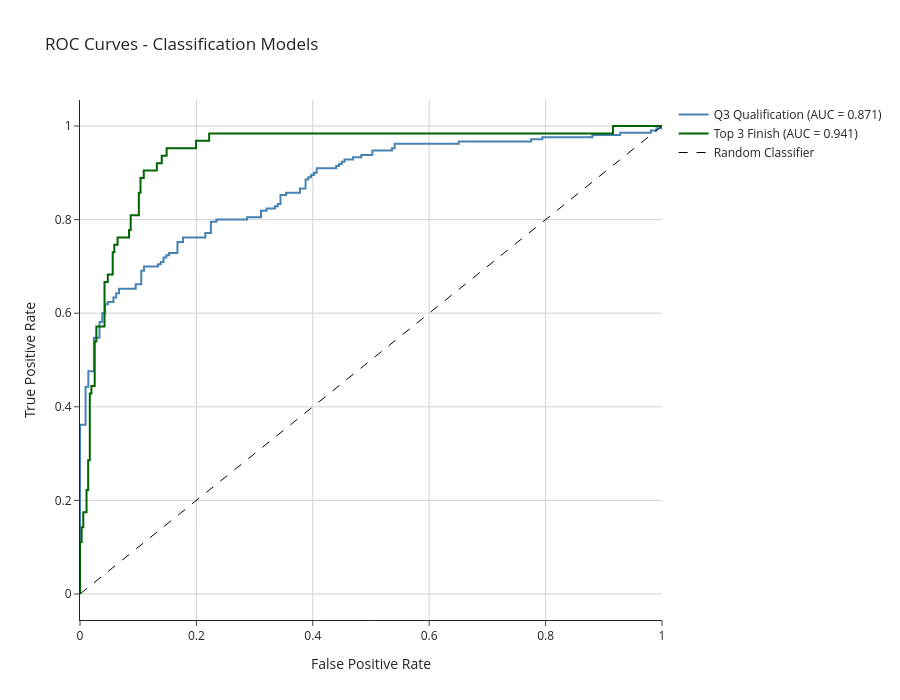

Source (notebook cell):
### Markdown cell above
### 7.4 ROC Curves

### Code cell
import plotly.graph_objs as go

# Compute ROC curves
fpr_q3, tpr_q3, _ = roc_curve(y_test_q3, results_q3['probabilities'])
fpr_top3, tpr_top3, _ = roc_curve(y_test_top3, results_top3['probabilities'])

auc_q3 = results_q3['metrics']['auc']
auc_top3 = results_top3['metrics']['auc']

# Create figure
fig = go.Figure()

# -----------------------------
# Q3 ROC
# -----------------------------
fig.add_trace(
    go.Scatter(
        x=fpr_q3,
        y=tpr_q3,
        mode='lines',
        line=dict(width=2, color='steelblue'),
        name=f"Q3 Qualification (AUC = {auc_q3:.3f})"
    )
)

# -----------------------------
# Top 3 ROC
# -----------------------------
fig.add_trace(
    go.Scatter(
        x=fpr_top3,
        y=tpr_top3,
        mode='lines',
        line=dict(width=2, color='darkgreen'),
        name=f"Top 3 Finish (AUC = {auc_top3:.3f})"
    )
)

# -----------------------------
# Random baseline
# -----------------------------
fig.add_trace(
    go.Scatter(
        x=[0, 1],
        y=[0, 1],
        mode='lines',
        line=dict(width=1, dash='dash', color='black'),
        name="Random Classifier"
    )
)

# -----------------------------
# Layout
# -----------------------------
fig.update_layout(
    title="ROC Curves - Classification Models",
    xaxis_title="False Positive Rate",
    yaxis_title="True Positive Rate",
    width=900,
    height=700,
    template="simple_white",
)

# Add grid (Plotly hides by default)
fig.update_xaxes(showgrid=True, gridcolor='lightgrey')
fig.update_yaxes(showgrid=True, gridcolor='lightgrey')

fig.show()

### Figure 1 — Plotly figure (JSON) as saved in the notebook; plotly's stock layout.template omitted (floating-point values rounded to 4 significant figures)
{"data": [{"line": {"color": "steelblue", "width": 2}, "mode": "lines", "name": "Q3 Qualification (AUC = 0.871)", "type": "scatter", "x": [0.0, 0.0, 0.0, 0.009569, 0.009569, 0.01435, 0.01435, 0.02392, 0.02392, 0.03349, 0.03349, 0.03828, 0.03828, 0.04306, 0.04306, 0.04785, 0.04785, 0.05742, 0.05742, 0.0622, 0.0622, 0.06699, 0.06699, 0.09569, 0.09569, 0.1053, 0.1053, 0.11, 0.11, 0.134, 0.134, 0.1388, 0.1388, 0.1435, 0.1435, 0.1483, 0.1483, 0.1531, 0.1531, 0.1675, 0.1675, 0.177, 0.177, 0.2153, 0.2153, 0.2249, 0.2249, 0.2344, 0.2344, 0.2871, 0.2871, 0.311, 0.311, 0.3206, 0.3206, 0.3349, 0.3349, 0.3397, 0.3397, 0.3445, 0.3445, 0.3541, 0.3541, 0.378, 0.378, 0.3876, 0.3876, 0.3923, 0.3923, 0.3971, 0.3971, 0.4019, 0.4019, 0.4067, 0.4067, 0.4402, 0.4402, 0.445, 0.445, 0.4498, 0.4498, 0.4545, 0.4545, 0.4689, 0.4689, 0.4833, 0.4833, 0.5024, 0.5024, 0.5359, 0.5359, 0.5407, 0.5407, 0.6507, 0.6507, 0.7751, 0.7751, 0.7943, 0.7943, 0.8804, 0.8804, 0.9282, 0.9282, 0.9809, 0.9809, 0.9904, 0.9904, 1.0, 1.0], "y": [0.0, 0.004762, 0.3619, 0.3619, 0.4429, 0.4429, 0.4762, 0.4762, 0.5476, 0.5476, 0.581, 0.581, 0.6, 0.6, 0.619, 0.619, 0.6238, 0.6238, 0.6333, 0.6333, 0.6429, 0.6429, 0.6524, 0.6524, 0.6619, 0.6619, 0.6905, 0.6905, 0.7, 0.7, 0.7048, 0.7048, 0.7095, 0.7095, 0.719, 0.719, 0.7238, 0.7238, 0.7286, 0.7286, 0.7524, 0.7524, 0.7619, 0.7619, 0.7714, 0.7714, 0.7952, 0.7952, 0.8, 0.8, 0.8048, 0.8048, 0.819, 0.819, 0.8238, 0.8238, 0.8286, 0.8286, 0.8333, 0.8333, 0.8524, 0.8524, 0.8571, 0.8571, 0.8667, 0.8667, 0.8857, 0.8857, 0.8905, 0.8905, 0.8952, 0.8952, 0.9, 0.9, 0.9095, 0.9095, 0.9143, 0.9143, 0.919, 0.919, 0.9238, 0.9238, 0.9286, 0.9286, 0.9333, 0.9333, 0.9381, 0.9381, 0.9476, 0.9476, 0.9524, 0.9524, 0.9619, 0.9619, 0.9667, 0.9667, 0.9714, 0.9714, 0.9762, 0.9762, 0.981, 0.981, 0.9857, 0.9857, 0.9905, 0.9905, 0.9952, 0.9952, 1.0]}, {"line": {"color": "darkgreen", "width": 2}, "mode": "lines", "name": "Top 3 Finish (AUC = 0.941)", "type": "scatter", "x": [0.0, 0.0, 0.0, 0.002809, 0.002809, 0.005618, 0.005618, 0.01124, 0.01124, 0.01404, 0.01404, 0.01685, 0.01685, 0.01966, 0.01966, 0.02528, 0.02528, 0.02809, 0.02809, 0.04213, 0.04213, 0.04775, 0.04775, 0.05618, 0.05618, 0.05899, 0.05899, 0.06461, 0.06461, 0.08427, 0.08427, 0.08708, 0.08708, 0.1011, 0.1011, 0.1039, 0.1039, 0.1096, 0.1096, 0.132, 0.132, 0.1404, 0.1404, 0.1489, 0.1489, 0.1994, 0.1994, 0.2219, 0.2219, 0.9157, 0.9157, 1.0], "y": [0.0, 0.01587, 0.1111, 0.1111, 0.1429, 0.1429, 0.1746, 0.1746, 0.2222, 0.2222, 0.2857, 0.2857, 0.4286, 0.4286, 0.4444, 0.4444, 0.5397, 0.5397, 0.5714, 0.5714, 0.6667, 0.6667, 0.6825, 0.6825, 0.7302, 0.7302, 0.746, 0.746, 0.7619, 0.7619, 0.7778, 0.7778, 0.8095, 0.8095, 0.8571, 0.8571, 0.8889, 0.8889, 0.9048, 0.9048, 0.9206, 0.9206, 0.9365, 0.9365, 0.9524, 0.9524, 0.9683, 0.9683, 0.9841, 0.9841, 1.0, 1.0]}, {"line": {"color": "black", "dash": "dash", "width": 1}, "mode": "lines", "name": "Random Classifier", "type": "scatter", "x": [0, 1], "y": [0, 1]}], "layout": {"height": 700, "title": {"text": "ROC Curves - Classification Models"}, "width": 900, "xaxis": {"gridcolor": "lightgrey", "showgrid": true, "title": {"text": "False Positive Rate"}}, "yaxis": {"gridcolor": "lightgrey", "showgrid": true, "title": {"text": "True Positive Rate"}}}}
